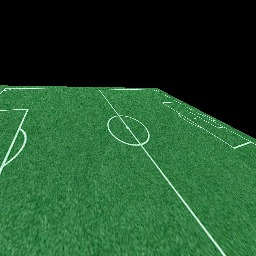
#> input picture resources/overlays/test.jpg, 256 x 256 px
$ python main.py
#> lines starting #> are read from the running program, lines starting #| are printed output that depends on the picture

import cv2
import numpy as np

# Loading our images
# Background/Input image
background = cv2.imread('test.jpg')
#> background is the input picture: shape (256, 256, 3); mean B, G, R 43.8, 79.2, 33.8

# Overlay image
overlay_image = cv2.imread('noise01.jpg')
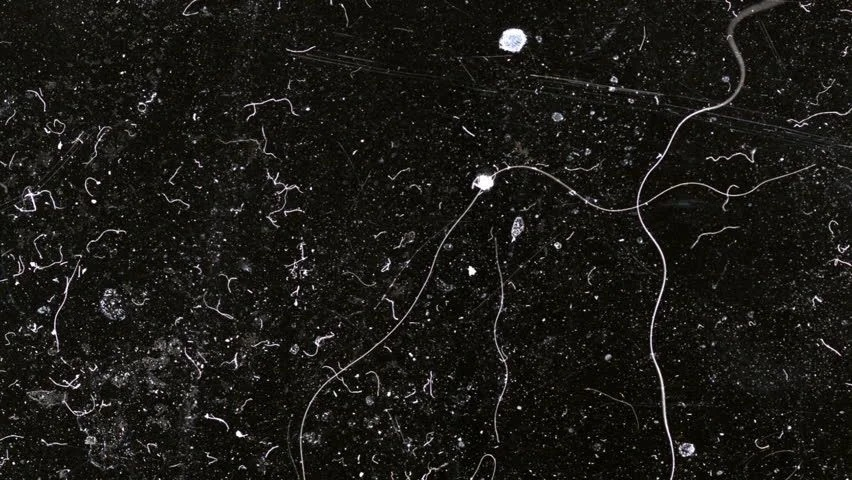
#> input picture resources/overlays/noise01.jpg, 852 x 480 px
#> overlay_image is the input picture: shape (480, 852, 3); mean B, G, R 21.8, 25.4, 26.6

# Resize the overlay image to match the bg image dimensions
overlay_image = cv2.resize(overlay_image, (256, 256))
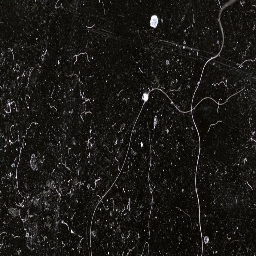
#> overlay_image: shape (256, 256, 3); mean B, G, R 21.7, 25.3, 26.5
h, w = overlay_image.shape[:2]
#> h = 256; w = 256

# Create a new np array
shapes = np.zeros_like(background, np.uint8)

# Put the overlay at the bottom-right corner
shapes[background.shape[0]-h:, background.shape[1]-w:] = overlay_image

# Change this into bool to use it as mask
mask = shapes.astype(bool)
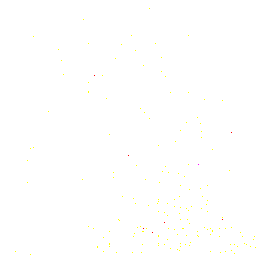
#> mask: shape (256, 256, 3) bool; mean B, G, R 0.997, 1, 1


alpha = 0.2
# Create a copy of the image to work with
bg_img = background.copy()
# Create the overlay
bg_img[mask] = cv2.addWeighted(bg_img,
                               1 - alpha,
                               shapes,
                               alpha, 0)[mask]
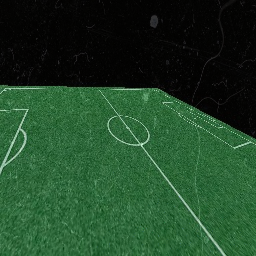
#> bg_img: shape (256, 256, 3); mean B, G, R 39.4, 68.4, 32.4

# resize the image before displaying
bg_img = cv2.resize(bg_img, (630, 630))
#> bg_img: shape (630, 630, 3)
cv2.imshow('Final Overlay', bg_img)
cv2.waitKey(0)

if 0:
    # We'll create a loop to change the alpha
    # value i.e transparency of the overlay
    for alpha in np.arange(0, 1.1, 0.1)[::-1]:

        # Create a copy of the image to work with
        bg_img = background.copy()
        # Create the overlay
        bg_img[mask] = cv2.addWeighted(bg_img, 1 - alpha, shapes,
                                       alpha, 0)[mask]

        # print the alpha value on the image
        cv2.putText(bg_img, f'Alpha: {round(alpha,1)}', (50, 200),
                    cv2.FONT_HERSHEY_PLAIN, 8, (200, 200, 200), 7)

        # resize the image before displaying
        bg_img = cv2.resize(bg_img, (630, 630))
        cv2.imshow('Final Overlay', bg_img)
        cv2.waitKey(0)
